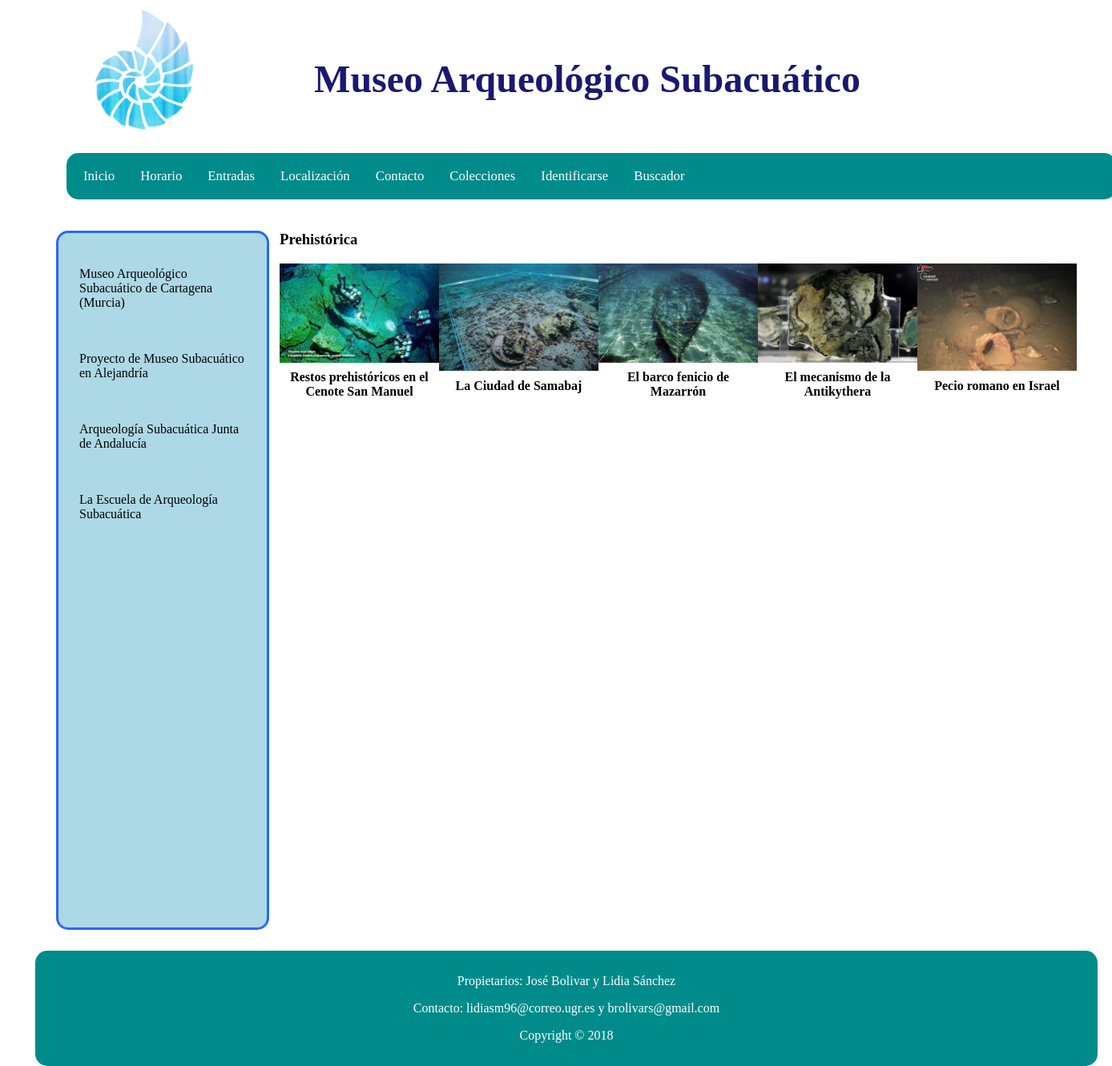
/PHP/index.php?coleccion=Prehistórica, run on the app's committed database.
### tables this page shows
CREATE TABLE `obras` (
  `ID` int(3) NOT NULL,
  `miniatura` text NOT NULL,
  `descripcion` text NOT NULL,
  `Titulo` text NOT NULL,
  `Imagen` text NOT NULL,
  `Fecha_Publicacion` timestamp NULL DEFAULT NULL ON UPDATE CURRENT_TIMESTAMP,
  `Fecha_Modificacion` timestamp NOT NULL DEFAULT '0000-00-00 00:00:00'
);

### PHP/index.php (called while the page is built, shortened)
<?php
    require_once("bd/ConexionBD.php");
    require("controladores/controlador_Colecciones.php");
?>

### PHP/bd/ConexionBD.php (called while the page is built, shortened)
<?php
    class ConexionBD {
        public static function abrirConexion() {
    	    $conexion = new mysqli('localhost', 'sibw1718', 'sibw1718') or exit('No se pudo conectar con el servidor');
    	    mysqli_select_db($conexion,'p5_sibw_bd') or die ( "No se ha podido conectar a la base de datos" );
        	mysqli_set_charset($conexion, 'utf8');
        	return $conexion;
        }
    }
?>

### PHP/modelos/modelo_Obras.php (called while the page is built, shortened)
<?php
class ModeloObras{
	public $conexionBD;
    public function __construct() {
	    $this->conexionBD = ConexionBD::abrirConexion();
    }
    public function getColeccion($id_coleccion) {
        $seleccion = "SELECT obra_asociada FROM colecciones INNER JOIN
            obras ON colecciones.obra_asociada=obras.ID WHERE nombre_coleccion='$id_coleccion'";
        $resultado = mysqli_query ($this->conexionBD, $seleccion);
        $obrasColeccion = array();
        while ( $fila = mysqli_fetch_array ($resultado, MYSQLI_ASSOC) ) {
            $obrasColeccion[] = $fila['obra_asociada'];
        }
        $obrasColeccion_todo = array();
        $numFilas = mysqli_num_rows($resultado);
        $indice = 0;
        while ($indice < $numFilas) {
            $consulta2 = "SELECT * FROM obras WHERE ID='$obrasColeccion[$indice]' ";
            $resultado2 = mysqli_query ($this->conexionBD, $consulta2);
            while ( $fila2 = mysqli_fetch_array ($resultado2, MYSQLI_ASSOC) ) {
                $obrasColeccion_todo[] = $fila2;
            }
            $indice = $indice + 1;
        }
        return $obrasColeccion_todo;
    }
}
?>

### PHP/vistas/coleccion.php (the view)
<html>
	<?php include("cabeceraObra.php"); ?>
	<body>
	    <div id="pagina">
	    	<?php
	    		include("header.php");
            	include("sidebar.php");
			?>
			<h3 id="titulo_coleccion">
				<?php echo $nombreColeccionSeleccionada; ?>
			</h3>
			<div class="bloque_obras_colecciones">
				<?php
					for ($i=0; $i < count($coleccionSeleccionada); $i++){
						echo	"<div class='obras'> ";
						echo	"<a href='?obra=".$coleccionSeleccionada[$i]['ID']."'>" ;
						echo 	"<img src='../Imagenes/" .$coleccionSeleccionada[$i]['Imagen']. "'>";
						echo	"<div class='pie_foto'>" .$coleccionSeleccionada[$i]['Titulo']. "</div>";
						echo	"</a>";
						echo	"</div>";
					}
				?>
			</div>
			<?php include("footer.php");?>
		</div>
	</body>
</html>

### CSS/estilo-obras-portada.css (style rules this page uses)
body { font-size: 100%; padding: 0; margin: 0; }
#pagina { width: 1300px; height: auto; position: relative; margin:0 auto; }
img { width: 100%; height: auto; }
.obras img { width: 100%; height: auto; float: left; margin-bottom: 5%; }
.obras a { text-decoration: none; }
.pie_foto { text-align: center; color: black; font-weight: bold; font-size: 100%; margin-bottom: 10%; width: 100%; }
.bloque_obras_colecciones { display: flex; margin-bottom: 2%; min-width: 60%; }
#titulo_coleccion { margin-right: 150px; margin-left: 50px; }

### CSS/estilo-print.css (style rules this page uses)
body { font-size: 100%; margin-left: 50px; }
img { width: 100%; height: 20%; position: absolute; margin-top: -40%; }
.pie_foto { text-align: center; color: black; font-weight: bold; font-size: 100%; margin-bottom: 10%; margin-top: -10%; width: 100%; position: absolute; }
#titulo_coleccion { margin-right: 150px; margin-left: 50px; }

### data on the page
obras: Imagen (picture), Titulo "Restos prehistóricos en el Cenote San Manuel"
obras: Imagen (picture), Titulo "La Ciudad de Samabaj"
obras: Imagen (picture), Titulo "El barco fenicio de Mazarrón"
obras: Imagen (picture), Titulo "El mecanismo de la Antikythera"
obras: Imagen (picture), Titulo "Pecio romano en Israel"

### other printed values
$nombresMenus[$i] "Inicio"
$nombresMenus[$i] "Horario"
$nombresMenus[$i] "Entradas"
$nombresMenus[$i] "Localización"
$nombresMenus[$i] "Contacto"
$nombresMenus[$i] "Colecciones"
$nombresMenus[$i] "Identificarse"
$nombresMenus[$i] "Buscador"
$nombreColeccionSeleccionada "Prehistórica"
